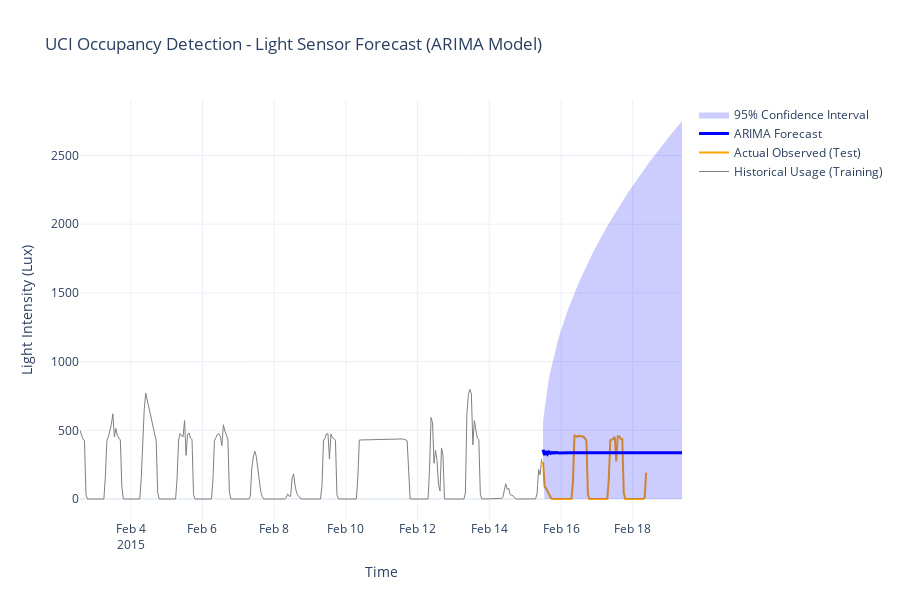

Write notebook code for a chart like this one.
### Markdown cell above
## 5. Visualization - Interactive Dashboard

### Code cell
fig = go.Figure()

# Plot 1: Historical Data (Training)
fig.add_trace(go.Scatter(
    x=df_hourly.index[:train_size], 
    y=df_hourly['Power_Draw_Index'][:train_size],
    name="Historical Usage (Training)",
    line=dict(color='gray', width=1),
    hovertemplate='<b>Historical</b><br>Time: %{x}<br>Light: %{y:.1f} Lux<extra></extra>'
))

# Plot 2: Actual Observed Data (Ground Truth)
fig.add_trace(go.Scatter(
    x=df_hourly.index[train_size:], 
    y=df_hourly['Power_Draw_Index'][train_size:],
    name="Actual Observed (Test)",
    mode='lines',
    line=dict(color='orange', width=2),
    hovertemplate='<b>Actual</b><br>Time: %{x}<br>Light: %{y:.1f} Lux<extra></extra>'
))

# Plot 3: The Forecast
fig.add_trace(go.Scatter(
    x=forecast_time_index,
    y=forecast_values,
    name="ARIMA Forecast",
    line=dict(color='blue', width=3),
    hovertemplate='<b>Forecast</b><br>Time: %{x}<br>Light: %{y:.1f} Lux<extra></extra>'
))

# Plot 4: Confidence Interval
fig.add_trace(go.Scatter(
    x=forecast_time_index, 
    y=conf_int.iloc[:, 1],  # Upper Bound
    mode='lines',
    line=dict(width=0),
    showlegend=False,
    hoverinfo='skip'
))

fig.add_trace(go.Scatter(
    x=forecast_time_index, 
    y=conf_int.iloc[:, 0],  # Lower Bound
    mode='lines',
    line=dict(width=0),
    fill='tonexty',
    fillcolor='rgba(0, 0, 255, 0.2)',
    name="95% Confidence Interval",
    hovertemplate='<b>Confidence Interval</b><br>Time: %{x}<br>Range: %{y:.1f} Lux<extra></extra>'
))

fig.update_layout(
    title="UCI Occupancy Detection - Light Sensor Forecast (ARIMA Model)",
    yaxis_title="Light Intensity (Lux)",
    xaxis_title="Time",
    template="plotly_white",
    hovermode="x unified",
    height=600,
    showlegend=True
)

fig.show()
print("Interactive forecast visualization completed!")
